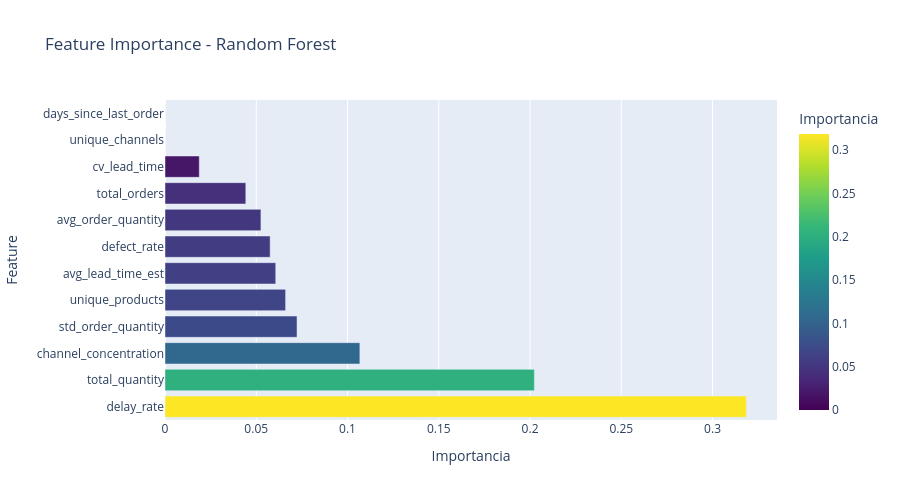
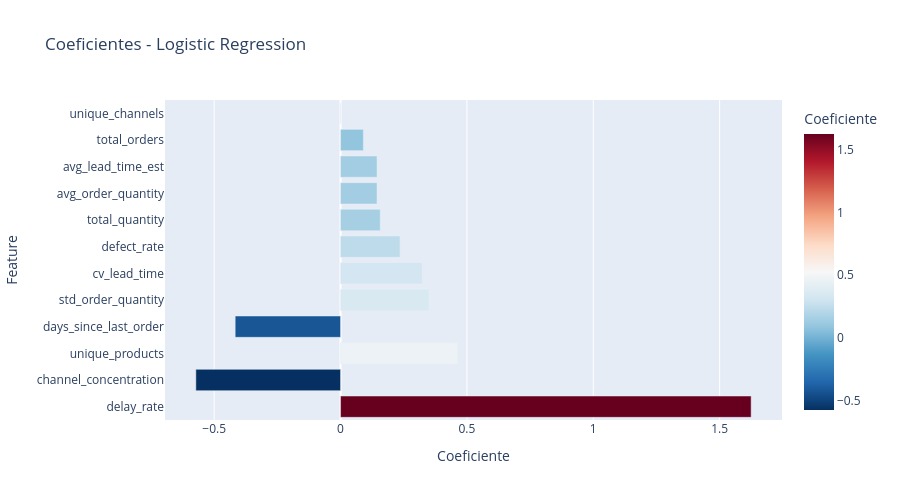

The code cell stored with these charts, in order, in its notebook:
### Markdown cell above
## 9️⃣ Feature Importance - ¿Qué Impulsa las Predicciones?

### 🎯 ¿Por Qué Importa "Feature Importance"?

**Problema**: Random Forest es una "caja negra". ¿Cómo sabe qué proveedor es riesgoso?

**Solución**: Mirar qué features usa más frecuentemente en sus decisiones.

### 📊 Random Forest Feature Importance

**¿Cómo se calcula?**

```
Para cada feature:
  Medir cuánto mejora la "pureza" del árbol al dividir por ese feature
  
Ejemplo:
  Árbol 1: Divide por on_time_rate → reduce desorden de 0.8 → 0.3
  Árbol 2: Divide por on_time_rate → reduce desorden de 0.7 → 0.2
  ...
  Árbol 100: Divide por on_time_rate → reduce desorden de 0.75 → 0.25
  
  Importancia(on_time_rate) = Suma de todas las mejoras / 100 árboles
```

**Interpretación**:
- on_time_rate: 25% → Feature más importante
- delay_rate: 18% → Importante pero menos que on_time
- cv_lead_time: 12% → Importante
- defect_rate: 8% → Menos importante
- ...

**Insight de Negocio**:
```
"El modelo aprendió que CONFIABILIDAD (on_time_rate) es lo más importante
para predecir riesgo de proveedor. Esto valida nuestra hipótesis."

✅ Si on_time_rate fuera 3%, sería sospechoso (modelo no aprendió el feature)
✅ Que on_time_rate sea 25% = modelo aprendió correctamente
```

### 📈 Logistic Regression Coeficientes

**¿Cómo se interpreta?**

```
on_time_rate: coeficiente = -2.5
  Interpretación: 
    - Signo negativo: on_time_rate REDUCE riesgo
    - Magnitud 2.5: Por cada 1% aumento en on_time_rate, 
                    la predicción de riesgo baja 2.5 unidades (en log-odds)
    
delay_rate: coeficiente = +1.8
  Interpretación:
    - Signo positivo: delay_rate AUMENTA riesgo
    - Magnitud 1.8: Por cada 1% aumento en delay_rate,
                    la predicción de riesgo sube 1.8 unidades
```

**Comparación: Feature Importance vs Coeficientes**

| Aspecto | Random Forest | Logistic Regression |
|---------|---------------|-------------------|
| **Interpretabilidad** | Media (cuánto se usa) | Alta (dirección + magnitud) |
| **Rango** | 0-100% | Valores en log-odds |
| **Signo** | Solo positivo (uso) | Negativo (reduce) / Positivo (aumenta) |
| **Mejor Para** | ¿Cuál feature es importante? | ¿Cómo afecta cada feature? |

### 💡 Caso de Uso: Comunicar al Negocio

**Scenario**: Proveedor X tiene alto riesgo predicho. ¿Por qué?

**Con Random Forest**:
- Decimos: "on_time_rate es 25% de importancia, delay_rate es 18%"
- Respuesta del negocio: "¿Qué significa eso?" ❌

**Con Logistic Regression (coeficientes)**:
- Decimos: "on_time_rate de 65% reduce riesgo -2.5 × 0.65 = -1.6 puntos
          delay_rate de 30% aumenta riesgo +1.8 × 0.30 = +0.54 puntos"
- Total: -1.6 + 0.54 + ... = +0.8 (ALTO RIESGO) ✅
- Respuesta del negocio: "Entiendo - tiene baja on-time pero alto delay" ✅

### 🎯 Validación: ¿Aprendió el Modelo Correctamente?

Checar:
1. ✅ on_time_rate es el feature #1 (debería ser)
2. ✅ delay_rate y cv_lead_time también son top-5 (debería ser)
3. ✅ days_since_last_order tiene baja importancia (correcto, menos impactante)
4. ✅ total_orders negativo en LR (más órdenes = menos riesgo) ✅

Si NO ocurren estos, el modelo probablemente sobreajustó a ruido en datos.

### Code cell
# Feature importance de Random Forest
feature_importance = pd.DataFrame({
    'feature': feature_cols,
    'importance': rf_model.feature_importances_
}).sort_values('importance', ascending=False)

print("🔍 Feature Importance (Random Forest):")
display(feature_importance)

# Visualizar
fig = px.bar(
    feature_importance,
    x='importance',
    y='feature',
    orientation='h',
    title="Feature Importance - Random Forest",
    labels={'importance': 'Importancia', 'feature': 'Feature'},
    color='importance',
    color_continuous_scale='Viridis'
)
fig.update_layout(height=500, showlegend=False)
fig.show()

# Coeficientes de Logistic Regression
lr_coefficients = pd.DataFrame({
    'feature': feature_cols,
    'coefficient': lr_model.coef_[0]
}).sort_values('coefficient', key=abs, ascending=False)

print("\n📊 Coeficientes (Logistic Regression):")
display(lr_coefficients)

fig = px.bar(
    lr_coefficients,
    x='coefficient',
    y='feature',
    orientation='h',
    title="Coeficientes - Logistic Regression",
    labels={'coefficient': 'Coeficiente', 'feature': 'Feature'},
    color='coefficient',
    color_continuous_scale='RdBu_r'
)
fig.update_layout(height=500)
fig.show()

### Figure 1 — Plotly figure (JSON) as saved in the notebook; plotly's stock layout.template omitted (floating-point values rounded to 4 significant figures)
{"data": [{"hovertemplate": "Importancia=%{marker.color}<br>Feature=%{y}<extra></extra>", "legendgroup": "", "marker": {"color": [0.3186, 0.2024, 0.1068, 0.07233, 0.06607, 0.06068, 0.05761, 0.05256, 0.04427, 0.01878, 0.0, 0.0], "coloraxis": "coloraxis", "pattern": {"shape": ""}}, "name": "", "orientation": "h", "showlegend": false, "textposition": "auto", "type": "bar", "x": [0.3186, 0.2024, 0.1068, 0.07233, 0.06607, 0.06068, 0.05761, 0.05256, 0.04427, 0.01878, 0.0, 0.0], "xaxis": "x", "y": ["delay_rate", "total_quantity", "channel_concentration", "std_order_quantity", "unique_products", "avg_lead_time_est", "defect_rate", "avg_order_quantity", "total_orders", "cv_lead_time", "unique_channels", "days_since_last_order"], "yaxis": "y"}], "layout": {"barmode": "relative", "coloraxis": {"colorbar": {"title": {"text": "Importancia"}}, "colorscale": [[0, "#440154"], [0.1111, "#482878"], [0.2222, "#3e4989"], [0.3333, "#31688e"], [0.4444, "#26828e"], [0.5556, "#1f9e89"], [0.6667, "#35b779"], [0.7778, "#6ece58"], [0.8889, "#b5de2b"], [1, "#fde725"]]}, "height": 500, "legend": {"tracegroupgap": 0}, "showlegend": false, "title": {"text": "Feature Importance - Random Forest"}, "xaxis": {"anchor": "y", "domain": [0, 1], "title": {"text": "Importancia"}}, "yaxis": {"anchor": "x", "domain": [0, 1], "title": {"text": "Feature"}}}}

### Figure 2 — Plotly figure (JSON) as saved in the notebook; plotly's stock layout.template omitted (floating-point values rounded to 4 significant figures)
{"data": [{"hovertemplate": "Coeficiente=%{marker.color}<br>Feature=%{y}<extra></extra>", "legendgroup": "", "marker": {"color": [1.625, -0.5725, 0.4644, -0.4169, 0.3497, 0.3225, 0.2351, 0.157, 0.1444, 0.1444, 0.0902, 0.0], "coloraxis": "coloraxis", "pattern": {"shape": ""}}, "name": "", "orientation": "h", "showlegend": false, "textposition": "auto", "type": "bar", "x": [1.625, -0.5725, 0.4644, -0.4169, 0.3497, 0.3225, 0.2351, 0.157, 0.1444, 0.1444, 0.0902, 0.0], "xaxis": "x", "y": ["delay_rate", "channel_concentration", "unique_products", "days_since_last_order", "std_order_quantity", "cv_lead_time", "defect_rate", "total_quantity", "avg_order_quantity", "avg_lead_time_est", "total_orders", "unique_channels"], "yaxis": "y"}], "layout": {"barmode": "relative", "coloraxis": {"colorbar": {"title": {"text": "Coeficiente"}}, "colorscale": [[0, "rgb(5,48,97)"], [0.1, "rgb(33,102,172)"], [0.2, "rgb(67,147,195)"], [0.3, "rgb(146,197,222)"], [0.4, "rgb(209,229,240)"], [0.5, "rgb(247,247,247)"], [0.6, "rgb(253,219,199)"], [0.7, "rgb(244,165,130)"], [0.8, "rgb(214,96,77)"], [0.9, "rgb(178,24,43)"], [1, "rgb(103,0,31)"]]}, "height": 500, "legend": {"tracegroupgap": 0}, "title": {"text": "Coeficientes - Logistic Regression"}, "xaxis": {"anchor": "y", "domain": [0, 1], "title": {"text": "Coeficiente"}}, "yaxis": {"anchor": "x", "domain": [0, 1], "title": {"text": "Feature"}}}}
